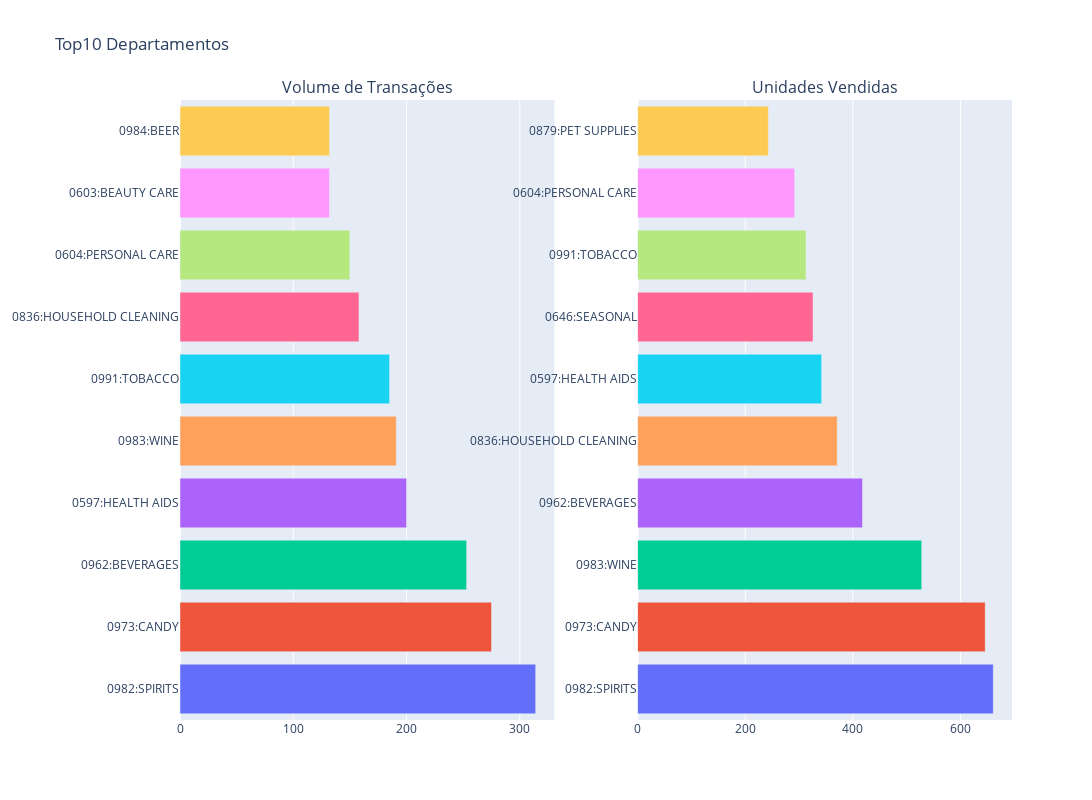

Notebook cell for this chart:
### Code cell
# Unificar dois gráficos (Top10), para mostrar lado a lado

# Criar subplots
fig_pergunta_1 = make_subplots(rows=1, cols=2, subplot_titles=('Volume de Transações', 'Unidades Vendidas'))

# Adicionar os gráficos aos subplots
for trace in fig_volume_transacoes_top10['data']:
    fig_pergunta_1.add_trace(trace, row=1, col=1)

for trace in fig_unidades_vendidas_top10['data']:
    fig_pergunta_1.add_trace(trace, row=1, col=2)    

# Atualizar layout
fig_pergunta_1.update_layout(height=800, width=1100, title_text='Top10 Departamentos', showlegend=False)    

# Mostrar o gráfico
fig_pergunta_1.show()

### Figure 1 — Plotly figure (JSON) as saved in the notebook; plotly's stock layout.template omitted (floating-point values rounded to 4 significant figures)
{"data": [{"hovertemplate": "Departamento=%{y}<br>value=%{x}<extra></extra>", "legendgroup": "0982:SPIRITS", "marker": {"color": "#636efa", "pattern": {"shape": ""}}, "name": "0982:SPIRITS", "orientation": "h", "showlegend": true, "textposition": "auto", "type": "bar", "x": [314], "xaxis": "x", "y": ["0982:SPIRITS"], "yaxis": "y"}, {"hovertemplate": "Departamento=%{y}<br>value=%{x}<extra></extra>", "legendgroup": "0973:CANDY", "marker": {"color": "#EF553B", "pattern": {"shape": ""}}, "name": "0973:CANDY", "orientation": "h", "showlegend": true, "textposition": "auto", "type": "bar", "x": [275], "xaxis": "x", "y": ["0973:CANDY"], "yaxis": "y"}, {"hovertemplate": "Departamento=%{y}<br>value=%{x}<extra></extra>", "legendgroup": "0962:BEVERAGES", "marker": {"color": "#00cc96", "pattern": {"shape": ""}}, "name": "0962:BEVERAGES", "orientation": "h", "showlegend": true, "textposition": "auto", "type": "bar", "x": [253], "xaxis": "x", "y": ["0962:BEVERAGES"], "yaxis": "y"}, {"hovertemplate": "Departamento=%{y}<br>value=%{x}<extra></extra>", "legendgroup": "0597:HEALTH AIDS", "marker": {"color": "#ab63fa", "pattern": {"shape": ""}}, "name": "0597:HEALTH AIDS", "orientation": "h", "showlegend": true, "textposition": "auto", "type": "bar", "x": [200], "xaxis": "x", "y": ["0597:HEALTH AIDS"], "yaxis": "y"}, {"hovertemplate": "Departamento=%{y}<br>value=%{x}<extra></extra>", "legendgroup": "0983:WINE", "marker": {"color": "#FFA15A", "pattern": {"shape": ""}}, "name": "0983:WINE", "orientation": "h", "showlegend": true, "textposition": "auto", "type": "bar", "x": [191], "xaxis": "x", "y": ["0983:WINE"], "yaxis": "y"}, {"hovertemplate": "Departamento=%{y}<br>value=%{x}<extra></extra>", "legendgroup": "0991:TOBACCO", "marker": {"color": "#19d3f3", "pattern": {"shape": ""}}, "name": "0991:TOBACCO", "orientation": "h", "showlegend": true, "textposition": "auto", "type": "bar", "x": [185], "xaxis": "x", "y": ["0991:TOBACCO"], "yaxis": "y"}, {"hovertemplate": "Departamento=%{y}<br>value=%{x}<extra></extra>", "legendgroup": "0836:HOUSEHOLD CLEANING", "marker": {"color": "#FF6692", "pattern": {"shape": ""}}, "name": "0836:HOUSEHOLD CLEANING", "orientation": "h", "showlegend": true, "textposition": "auto", "type": "bar", "x": [158], "xaxis": "x", "y": ["0836:HOUSEHOLD CLEANING"], "yaxis": "y"}, {"hovertemplate": "Departamento=%{y}<br>value=%{x}<extra></extra>", "legendgroup": "0604:PERSONAL CARE", "marker": {"color": "#B6E880", "pattern": {"shape": ""}}, "name": "0604:PERSONAL CARE", "orientation": "h", "showlegend": true, "textposition": "auto", "type": "bar", "x": [150], "xaxis": "x", "y": ["0604:PERSONAL CARE"], "yaxis": "y"}, {"hovertemplate": "Departamento=%{y}<br>value=%{x}<extra></extra>", "legendgroup": "0603:BEAUTY CARE", "marker": {"color": "#FF97FF", "pattern": {"shape": ""}}, "name": "0603:BEAUTY CARE", "orientation": "h", "showlegend": true, "textposition": "auto", "type": "bar", "x": [132], "xaxis": "x", "y": ["0603:BEAUTY CARE"], "yaxis": "y"}, {"hovertemplate": "Departamento=%{y}<br>value=%{x}<extra></extra>", "legendgroup": "0984:BEER", "marker": {"color": "#FECB52", "pattern": {"shape": ""}}, "name": "0984:BEER", "orientation": "h", "showlegend": true, "textposition": "auto", "type": "bar", "x": [132], "xaxis": "x", "y": ["0984:BEER"], "yaxis": "y"}, {"hovertemplate": "Departamento=%{y}<br>value=%{x}<extra></extra>", "legendgroup": "0982:SPIRITS", "marker": {"color": "#636efa", "pattern": {"shape": ""}}, "name": "0982:SPIRITS", "orientation": "h", "showlegend": true, "textposition": "auto", "type": "bar", "x": [661], "xaxis": "x2", "y": ["0982:SPIRITS"], "yaxis": "y2"}, {"hovertemplate": "Departamento=%{y}<br>value=%{x}<extra></extra>", "legendgroup": "0973:CANDY", "marker": {"color": "#EF553B", "pattern": {"shape": ""}}, "name": "0973:CANDY", "orientation": "h", "showlegend": true, "textposition": "auto", "type": "bar", "x": [646], "xaxis": "x2", "y": ["0973:CANDY"], "yaxis": "y2"}, {"hovertemplate": "Departamento=%{y}<br>value=%{x}<extra></extra>", "legendgroup": "0983:WINE", "marker": {"color": "#00cc96", "pattern": {"shape": ""}}, "name": "0983:WINE", "orientation": "h", "showlegend": true, "textposition": "auto", "type": "bar", "x": [528], "xaxis": "x2", "y": ["0983:WINE"], "yaxis": "y2"}, {"hovertemplate": "Departamento=%{y}<br>value=%{x}<extra></extra>", "legendgroup": "0962:BEVERAGES", "marker": {"color": "#ab63fa", "pattern": {"shape": ""}}, "name": "0962:BEVERAGES", "orientation": "h", "showlegend": true, "textposition": "auto", "type": "bar", "x": [418], "xaxis": "x2", "y": ["0962:BEVERAGES"], "yaxis": "y2"}, {"hovertemplate": "Departamento=%{y}<br>value=%{x}<extra></extra>", "legendgroup": "0836:HOUSEHOLD CLEANING", "marker": {"color": "#FFA15A", "pattern": {"shape": ""}}, "name": "0836:HOUSEHOLD CLEANING", "orientation": "h", "showlegend": true, "textposition": "auto", "type": "bar", "x": [371], "xaxis": "x2", "y": ["0836:HOUSEHOLD CLEANING"], "yaxis": "y2"}, {"hovertemplate": "Departamento=%{y}<br>value=%{x}<extra></extra>", "legendgroup": "0597:HEALTH AIDS", "marker": {"color": "#19d3f3", "pattern": {"shape": ""}}, "name": "0597:HEALTH AIDS", "orientation": "h", "showlegend": true, "textposition": "auto", "type": "bar", "x": [342], "xaxis": "x2", "y": ["0597:HEALTH AIDS"], "yaxis": "y2"}, {"hovertemplate": "Departamento=%{y}<br>value=%{x}<extra></extra>", "legendgroup": "0646:SEASONAL", "marker": {"color": "#FF6692", "pattern": {"shape": ""}}, "name": "0646:SEASONAL", "orientation": "h", "showlegend": true, "textposition": "auto", "type": "bar", "x": [326], "xaxis": "x2", "y": ["0646:SEASONAL"], "yaxis": "y2"}, {"hovertemplate": "Departamento=%{y}<br>value=%{x}<extra></extra>", "legendgroup": "0991:TOBACCO", "marker": {"color": "#B6E880", "pattern": {"shape": ""}}, "name": "0991:TOBACCO", "orientation": "h", "showlegend": true, "textposition": "auto", "type": "bar", "x": [313], "xaxis": "x2", "y": ["0991:TOBACCO"], "yaxis": "y2"}, {"hovertemplate": "Departamento=%{y}<br>value=%{x}<extra></extra>", "legendgroup": "0604:PERSONAL CARE", "marker": {"color": "#FF97FF", "pattern": {"shape": ""}}, "name": "0604:PERSONAL CARE", "orientation": "h", "showlegend": true, "textposition": "auto", "type": "bar", "x": [292], "xaxis": "x2", "y": ["0604:PERSONAL CARE"], "yaxis": "y2"}, {"hovertemplate": "Departamento=%{y}<br>value=%{x}<extra></extra>", "legendgroup": "0879:PET SUPPLIES", "marker": {"color": "#FECB52", "pattern": {"shape": ""}}, "name": "0879:PET SUPPLIES", "orientation": "h", "showlegend": true, "textposition": "auto", "type": "bar", "x": [243], "xaxis": "x2", "y": ["0879:PET SUPPLIES"], "yaxis": "y2"}], "layout": {"annotations": [{"font": {"size": 16}, "showarrow": false, "text": "Volume de Transações", "x": 0.225, "xanchor": "center", "xref": "paper", "y": 1, "yanchor": "bottom", "yref": "paper"}, {"font": {"size": 16}, "showarrow": false, "text": "Unidades Vendidas", "x": 0.775, "xanchor": "center", "xref": "paper", "y": 1, "yanchor": "bottom", "yref": "paper"}], "height": 800, "showlegend": false, "title": {"text": "Top10 Departamentos"}, "width": 1100, "xaxis": {"anchor": "y", "domain": [0, 0.45]}, "xaxis2": {"anchor": "y2", "domain": [0.55, 1]}, "yaxis": {"anchor": "x", "domain": [0, 1]}, "yaxis2": {"anchor": "x2", "domain": [0, 1]}}}
